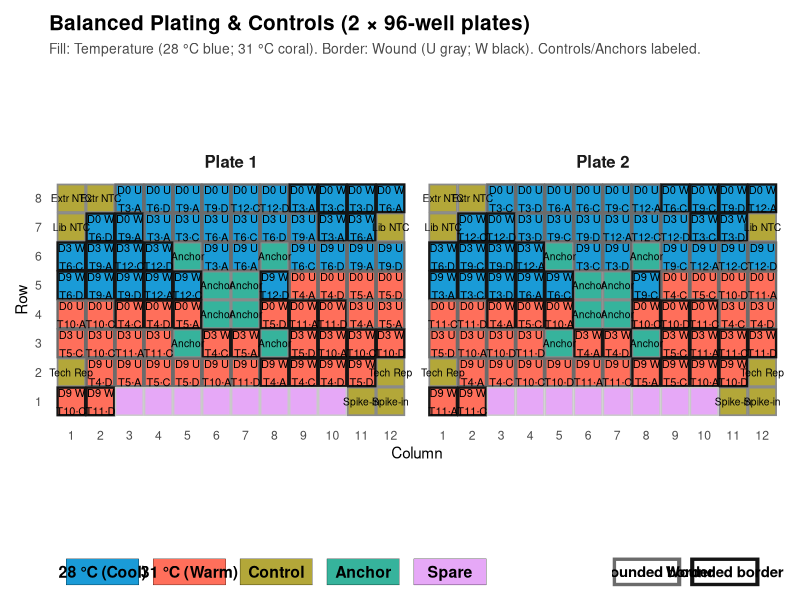
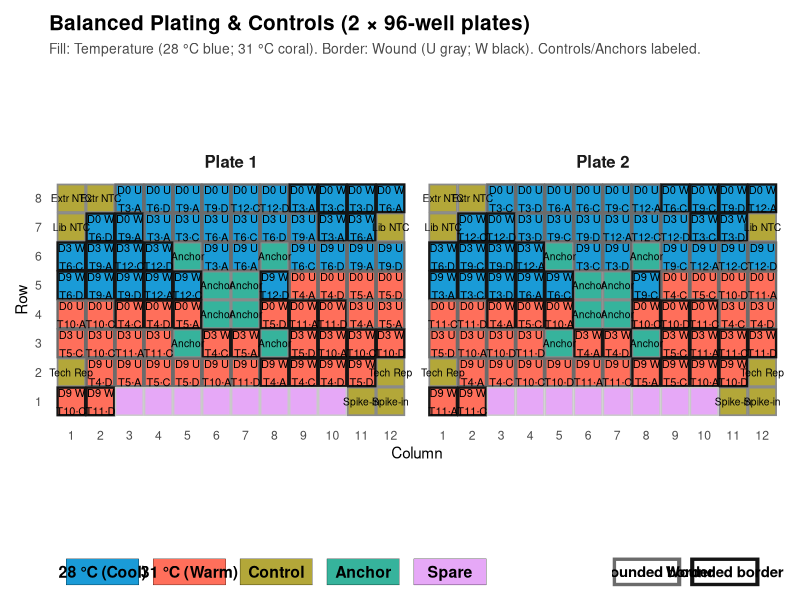

The R script that drew these images, in order:
# =============================================================================
# Purpose: RNA-seq 96-well plate-layout figure (Figure B) — a batch-robust
#          plating design balancing treatment, wound, genet, and day across
#          plates, with extraction/PCR controls and anchor samples marked.
#          Molly's original layout script, ported into the repo for provenance.
# Input:   none (layout is defined inline)
# Output:  figures/Fig_B_balanced_plates.{pdf,png}  (if `fig_dir` is set,
#          else written to the working directory)
#          figures/Fig_B_plate_layouts.csv          — the well-by-well layout
# Note:    STANDALONE — not sourced by code/_run_all.R (run directly when the
#          sequencing plate map is needed). Uses its own palette, independent
#          of 00_setup.R, to match the wet-lab plate-map conventions.
#
# What & why: this figure is BOTH a design tool and a documentation figure — it
#   shows where every RNA-seq sample physically sits in two 96-well plates. Batch
#   effects (plate, position) can masquerade as biology, so the design is
#   deliberately balanced: each Temp×Day×Wound combination is split evenly across
#   the two plates (exactly 6 per plate, enforced by a fail-fast check), and
#   extraction/PCR controls plus replicate "anchor" wells are reserved at fixed
#   positions so technical variation can be measured and removed later.
#
#   The build proceeds in stages: (1) define a colour palette and a helper that
#   turns a plate into an 8×12 grid of x/y coordinates; (2) hard-code the
#   reserved control and anchor wells and assert they don't collide; (3) build
#   the balanced experimental design and randomly (seeded) assign each sample to
#   plate 1 or 2; (4) lay the samples into the free wells around the reserved
#   ones; (5) precompute every per-well aesthetic (fill colour, border colour and
#   width, two-line text labels); (6) draw it. The plotting trick to know: each
#   well is a filled geom_tile for temperature PLUS a separate hollow geom_rect
#   whose BORDER colour encodes wound status — two visual channels per well. Each
#   geom_* is fed a vector of per-well colours/sizes directly (e.g.
#   colour = plates_all$stroke_col) rather than via a scale, because the encoding
#   is bespoke. The two custom legend blocks are themselves tiny ggplots, then
#   patchwork stacks the plate panel over the legend row (heights = c(10, 1)).
# =============================================================================

# Requires: tidyverse, patchwork
library(tidyverse)
library(patchwork)

# -----------------------------
# 1) Palettes & helpers
# -----------------------------
# pal holds every colour used by both fill (temperature/sample-type) and border
# (wound status) encodings, kept in one place so the plot and the two hand-built
# legends stay in sync.
pal <- list(
  temp   = c(`28`="#1A9BD7", `31`="#FF6F5B"),  # cool vs warm
  ctrl   = "#B3A739",                          # controls (olive)
  anchor = "#36B39C",                          # anchors (teal)
  spare  = "#E6A8F7",                          # spare (pink)
  wound  = c(U="#6B6B6B", W="#151515"),        # border: U gray; W black
  other  = "#8A8A8A",                          # border for non-primaries
  spare_border = "#C9C9C9"                     # border for spare wells
)

# Build the 96 wells of one plate as a tidy grid. x = column (1-12) maps straight
# to the horizontal axis; y = 9 - row-number FLIPS the vertical axis so row A
# plots at the TOP (y = 8) and row H at the bottom, matching how a physical plate
# is read rather than ggplot's default bottom-up numbering.
make_plate_grid <- function(plate_id){
  expand.grid(row = LETTERS[1:8], col = 1:12) %>%
    mutate(plate = plate_id, x = col, y = 9 - pmin(match(row, LETTERS), 8))
}

# -----------------------------
# 2) Controls & anchor positions
# -----------------------------
# Fixed, hard-coded well positions reserved on BOTH plates. Controls = QC wells
# (no-template controls for extraction and library prep, a spike-in, and a tech
# rep). Anchors = the same sample re-run in a constant position to quantify
# plate/position batch effects. Placing these at identical coordinates on every
# plate is what makes the batch correction comparable.
controls_pos <- tribble(
  ~row, ~col, ~control_type,
  "A", 1,  "Extraction NTC",
  "A", 2,  "Extraction NTC",
  "B", 1,  "Library NTC",
  "B", 12, "Library NTC",
  "H", 11, "Spike-in",
  "H", 12, "Spike-in",
  "G", 1,  "Tech Rep (anchor)",
  "G", 12, "Tech Rep (anchor)"
)

# No rename needed — tribble already names columns row/col
anchors_pos <- tribble(
  ~row, ~col,
  "D", 6,
  "D", 7,
  "E", 6,
  "E", 7,
  "C", 5,
  "C", 8,
  "F", 5,
  "F", 8
)

# Safety checks: every reserved well must be inside the 8×12 grid, and no control
# may land on an anchor (which would silently overwrite one). Fail loudly now
# rather than produce a quietly wrong plate map.
.valid_rows <- LETTERS[1:8]
stopifnot(all(controls_pos$row %in% .valid_rows), all(anchors_pos$row %in% .valid_rows))
stopifnot(all(controls_pos$col %in% 1:12),       all(anchors_pos$col %in% 1:12))
.overlap <- inner_join(controls_pos %>% select(row,col),
                       anchors_pos  %>% select(row,col), by = c("row","col"))
if(nrow(.overlap)>0) stop("Control and anchor wells overlap at: ",
                          paste0(.overlap$row,.overlap$col, collapse=", "))

# -----------------------------
# 3) Experimental design (balanced)
# -----------------------------
# Enumerate the full factorial of samples to sequence: 2 temps × 3 days × 2 wound
# states × 4 tanks (the tanks belonging to each temp) × 3 genotypes. Only the
# subset of timepoints sampled for RNA-seq (D0/D3/D9) appears here.
temps <- c(28,31); days <- c(0,3,9); wounds <- c("U","W")
tanks_by_temp <- list(`28` = c(3, 6, 9, 12), `31` = c(4, 5, 10, 11))
genotypes <- c("A","C","D")

design <- purrr::map_dfr(temps, \(tt) {
  expand.grid(Temp=tt, Day=days, Wound=wounds,
              Tank=tanks_by_temp[[as.character(tt)]], Geno=genotypes,
              stringsAsFactors = FALSE)
}) %>%
  arrange(Temp, Day, Wound, Tank, Geno)

# Assign plate 1 vs 2 WITHIN each Temp×Day×Wound block: sample(rep(c(1,2), ...))
# splits each block as evenly as possible (half to each plate) but shuffles which
# specific samples go where. set.seed(123) makes that shuffle reproducible.
set.seed(123)
design <- design %>%
  group_by(Temp, Day, Wound) %>%
  mutate(Plate = sample(rep(c(1,2), length.out = n()))) %>%
  ungroup()

# -----------------------------
# 4) Reserve wells & fill plates
# -----------------------------
# mark_reserved tags each well of a plate grid as control / anchor / neither by
# joining in the fixed position tables, so fill_plate knows which wells are off
# limits for experimental samples.
mark_reserved <- function(plate_df, include_anchors=TRUE){
  pd <- plate_df %>%
    left_join(controls_pos, by=c("row","col")) %>%
    mutate(is_control = !is.na(control_type))
  if(include_anchors){
    pd <- pd %>%
      left_join(anchors_pos %>% mutate(is_anchor=TRUE), by=c("row","col")) %>%
      mutate(is_anchor = replace_na(is_anchor, FALSE))
  } else pd <- pd %>% mutate(is_anchor=FALSE)
  pd
}

# fill_plate lays the experimental samples into the non-reserved wells (in
# row,col order), then labels the reserved wells as Control/Anchor and any
# left-over wells as Spare. It returns one tidy row per well with a SampleType
# and a well id, normalising column types so the two plates can be row-bound.
fill_plate <- function(plate_df, sample_tbl){
  avail <- plate_df %>% filter(!is_control, !is_anchor) %>% arrange(row, col)
  n_assign <- min(nrow(sample_tbl), nrow(avail))  # never overfill the free wells
  primaries <- bind_cols(avail[seq_len(n_assign),], sample_tbl[seq_len(n_assign),]) %>%
    mutate(SampleType="Primary", control_type=NA_character_)
  controls <- plate_df %>% filter(is_control) %>%
    mutate(SampleType="Control", Temp=NA_real_, Day=NA_real_,
           Wound=NA_character_, Tank=NA_character_, Geno=NA_character_,
           control_type = control_type %||% NA_character_)
  anchors <- plate_df %>% filter(is_anchor) %>%
    mutate(SampleType="Anchor", Temp=NA_real_, Day=NA_real_,
           Wound=NA_character_, Tank=NA_character_, Geno=NA_character_,
           control_type="Anchor")
  used <- bind_rows(controls %>% select(row,col),
                    anchors %>% select(row,col),
                    primaries %>% select(row,col))
  spares <- anti_join(plate_df, used, by=c("row","col")) %>%
    mutate(SampleType="Spare", Temp=NA_real_, Day=NA_real_,
           Wound=NA_character_, Tank=NA_character_, Geno=NA_character_,
           control_type=NA_character_)
  common_cols <- c("row","col","plate","x","y","is_control","control_type","is_anchor",
                   "SampleType","Temp","Day","Wound","Tank","Geno")
  normalize <- function(df){
    df %>% mutate(
      Temp=as.numeric(Temp), Day=as.numeric(Day),
      Wound=as.character(Wound), Tank=as.character(Tank), Geno=as.character(Geno),
      control_type=as.character(control_type), SampleType=as.character(SampleType)
    ) %>% select(all_of(common_cols)) %>% mutate(well=paste0(row,col))
  }
  bind_rows(normalize(controls), normalize(anchors),
            normalize(primaries), normalize(spares))
}

# Build each plate grid, reserve its wells, then fill with that plate's samples.
plate1 <- mark_reserved(make_plate_grid(1), include_anchors=TRUE)
plate2 <- mark_reserved(make_plate_grid(2), include_anchors=TRUE)
samples_p1 <- design %>% filter(Plate==1) %>% arrange(Temp, Day, Wound, Tank, Geno)
samples_p2 <- design %>% filter(Plate==2) %>% arrange(Temp, Day, Wound, Tank, Geno)

plate1_filled <- fill_plate(plate1, samples_p1)
plate2_filled <- fill_plate(plate2, samples_p2)

# -----------------------------
# 5) Build plotting data
# -----------------------------
# Stack both plates and precompute every per-well aesthetic so the geoms can read
# them directly: two text labels (lbl_top = day/wound, lbl_bot = tank·genotype),
# a tidied control label, the BORDER colour+width (encodes wound for primaries,
# grey otherwise), and the FILL category (temperature for primaries; otherwise
# Control/Anchor/Spare). The non-monotonic case_when ordering matters — earlier
# conditions win.
plates_all <- bind_rows(plate1_filled, plate2_filled) %>%
  mutate(
    Plate   = factor(plate, levels=c(1,2), labels=c("Plate 1","Plate 2")),
    lbl_top = if_else(SampleType=="Primary", paste0("D", Day, " ", Wound), ""),
    lbl_bot = case_when(
      SampleType != "Primary" ~ "",
      TRUE ~ paste0("T", Tank, "·", Geno)
    ),
    ctrl_lbl = recode(control_type,
                      "Extraction NTC"     = "Extr NTC",
                      "Library NTC"        = "Lib NTC",
                      "Spike-in"           = "Spike-in",
                      "Tech Rep (anchor)"  = "Tech Rep",
                      .default = control_type),
    stroke_col = case_when(
      SampleType=="Primary" & Wound=="U" ~ pal$wound["U"],
      SampleType=="Primary" & Wound=="W" ~ pal$wound["W"],
      SampleType=="Control"              ~ pal$other,
      SampleType=="Anchor"               ~ pal$other,
      TRUE                               ~ pal$spare_border
    ),
    stroke_lwd = case_when(
      SampleType=="Primary" ~ 0.8,
      SampleType=="Control" ~ 0.6,
      SampleType=="Anchor"  ~ 0.6,
      TRUE                  ~ 0.5
    ),
    fill_val = case_when(
      SampleType=="Primary" ~ paste0("T", Temp),
      SampleType=="Control" ~ "Control",
      SampleType=="Anchor"  ~ "Anchor",
      TRUE                  ~ "Spare"
    ),
    lbl_top_sh = lbl_top,
    lbl_bot_sh = lbl_bot
  )

# Fail-fast balance check: the whole point of the design is that every
# Temp×Day×Wound cell is split exactly 6 / 6 between the two plates. If any cell
# isn't, stop with the offending rows rather than emit a quietly unbalanced map.
bad <- plates_all %>%
  filter(SampleType=="Primary") %>%
  count(Temp, Day, Wound, plate, name="n") %>%
  pivot_wider(names_from=plate, values_from=n, values_fill=0) %>%
  filter(`1`!=6 | `2`!=6)
if(nrow(bad)>0) stop("Imbalance in Temp×Day×Wound:\n", paste(capture.output(print(bad)), collapse="\n"))

# -----------------------------
# 6) Plot
# -----------------------------
# Each well is drawn as TWO shapes: a filled geom_tile (colour = temperature /
# sample type) plus a hollow geom_rect whose border encodes wound status — two
# independent visual channels on one square. Border colour/width are passed as
# raw per-row vectors (plates_all$stroke_col / $stroke_lwd) since the encoding is
# custom, not scale-driven. coord_equal() keeps wells square; facet_wrap puts the
# two plates side by side.
base <- ggplot(plates_all, aes(x=x,y=y)) +
  geom_tile(aes(fill = fill_val), width=.95, height=.95, color=NA) +
  geom_rect(aes(xmin=x-.475, xmax=x+.475, ymin=y-.475, ymax=y+.475),
            color = plates_all$stroke_col, linewidth = plates_all$stroke_lwd, fill=NA) +
  # The first two geom_text layers are invisible (color=NA) placeholders that
  # reserve vertical space so the visible labels below sit consistently.
  geom_text(aes(label=lbl_top_sh), vjust=0.0, nudge_y= 0.15, size=2.9, color=NA) +
  geom_text(aes(label=lbl_bot_sh), vjust=1.2, nudge_y=-0.15, size=2.9, color=NA) +
  # Visible two-line label per primary well: day/wound on top, tank·genotype below
  geom_text(aes(label=lbl_top),    vjust=0.0, nudge_y= 0.15, size=2.8) +
  geom_text(aes(label=lbl_bot),    vjust=1.2, nudge_y=-0.15, size=2.8) +
  # Reserved wells get their own centred label (Extr NTC, Lib NTC, ... or Anchor)
  geom_text(
    data = subset(plates_all, SampleType %in% c("Control","Anchor")),
    aes(label = ifelse(SampleType=="Control", ctrl_lbl, "Anchor")),
    size = 2.6, lineheight = 0.95
  ) +
  scale_x_continuous(breaks=1:12, expand=expansion(add=.3)) +
  scale_y_continuous(breaks=1:8 , expand=expansion(add=.3)) +
  facet_wrap(~ Plate, nrow=1) + coord_equal() +   # square wells, plates side by side
  scale_fill_manual(
    name=NULL,
    breaks=c("T28","T31","Control","Anchor","Spare"),
    labels=c("28 °C (Cool)","31 °C (Warm)","Control","Anchor","Spare"),
    values=c(T28=unname(pal$temp["28"]), T31=unname(pal$temp["31"]),
             Control=pal$ctrl, Anchor=pal$anchor, Spare=pal$spare)
  ) +
  labs(
    title="Balanced Plating & Controls (2 × 96-well plates)",
    subtitle="Fill: Temperature (28 °C blue; 31 °C coral). Border: Wound (U gray; W black). Controls/Anchors labeled.",
    x="Column", y="Row"
  ) +
  theme_minimal(base_size=11) +
  theme(
    panel.grid=element_blank(), axis.ticks=element_blank(),
    strip.text=element_text(face="bold", size=12),
    plot.title=element_text(face="bold", size=15),
    plot.subtitle=element_text(size=10, color="#4a4a4a"),
    legend.position="none"
  )

# Combined legend row: fill + wound-border.
# The plate panel's own legend is switched off (legend.position = "none" above),
# because the fill scale can't also express the border encoding. Instead we hand-
# build two mini-ggplots: legend_fill explains the tile colours, legend_wound the
# border colours. scale_fill_identity() means the Color column IS the colour drawn
# (no mapping), and theme_void() strips axes so each reads as a pure key.
legend_fill <- tibble(
  Category = factor(c("28 °C (Cool)", "31 °C (Warm)", "Control", "Anchor", "Spare"),
                    levels = c("28 °C (Cool)", "31 °C (Warm)", "Control", "Anchor", "Spare")),
  Color = c(unname(pal$temp["28"]), unname(pal$temp["31"]), pal$ctrl, pal$anchor, pal$spare),
  x = seq(1, 15, by = 3),  # increase horizontal spacing
  y = 1
) %>%
  ggplot(aes(x, y, fill = Color)) +
  geom_tile(width = 2.5, height = 0.9, color = "black") +  # wider tiles
  geom_text(aes(label = Category), size = 4, fontface = "bold", vjust = 0.5, hjust = 0.5) +
  scale_fill_identity() +
  coord_equal(xlim = c(0, 17)) +
  theme_void() +
  theme(
    plot.margin = margin(0, 8, 0, 0),
    plot.background = element_rect(fill = "white", color = NA)
  )

legend_wound <- tibble(Wound = c("U", "W"), x = c(1, 4), y = 1) %>%
  ggplot(aes(x, y)) +
  # Draw wider tiles with borders
  geom_tile(width = 2.5, height = 1.0, fill = "#FFFFFF", color = "black") +
  geom_rect(
    aes(xmin = x - 1.25, xmax = x + 1.25, ymin = y - 0.5, ymax = y + 0.5),
    color = c(pal$wound["U"], pal$wound["W"]),
    linewidth = 1.4,
    fill = NA
  ) +
  # Place text INSIDE each cell, centered
  annotate("text", x = 1, y = 1, label = "Unwounded border", size = 3.8, fontface = "bold", vjust = 0.5, hjust = 0.5) +
  annotate("text", x = 4, y = 1, label = "Wounded border", size = 3.8, fontface = "bold", vjust = 0.5, hjust = 0.5) +
  coord_equal(xlim = c(0, 6)) +
  theme_void() +
  theme(
    plot.margin = margin(0, 0, 0, 8),
    plot.background = element_rect(fill = "white", color = NA)
  )


# Compose: plate panel on top, the two legend keys side by side beneath it
# (`|` places legends in one row, `/` stacks that row under the plates). The
# 10:1 height ratio keeps the legend a thin strip below the much taller plates.
final_fig <- base / (legend_fill | legend_wound) + plot_layout(heights=c(10,1))
print(final_fig)

# Save. If a `fig_dir` variable exists in the environment (e.g. set by a calling
# script) write there; otherwise drop the files in the working directory.
out_pdf <- if (exists("fig_dir")) file.path(fig_dir, "Fig_B_balanced_plates.pdf") else "Fig_B_balanced_plates.pdf"
out_png <- if (exists("fig_dir")) file.path(fig_dir, "Fig_B_balanced_plates.png") else "Fig_B_balanced_plates.png"

# High-res PDF (vector) and PNG (600 dpi)
ggsave(out_pdf, final_fig, width = 12, height = 7, dpi = 600, bg = "white")

# Prefer ragg device for the PNG if available (crisper text rendering)
if (requireNamespace("ragg", quietly = TRUE)) {
  ragg::agg_png(
    filename   = out_png,
    width      = 20,
    height     = 7,
    units      = "in",
    res        = 600,
    background = "white"
  )
  print(final_fig)
  grDevices::dev.off()
} else {
  ggsave(out_png, final_fig, width = 12, height = 7, dpi = 600, bg = "white")
}

# Optional: export the machine-readable plate map (one row per primary well) so
# the wet-lab pipetting and downstream demultiplexing can use it directly.
plate_layouts <- plates_all %>%
  filter(SampleType=="Primary") %>%
  transmute(Plate, well, Temp, Day, Wound, Tank, Geno)
write_csv(plate_layouts, if (exists("fig_dir")) file.path(fig_dir,"Fig_B_plate_layouts.csv") else "Fig_B_plate_layouts.csv")
